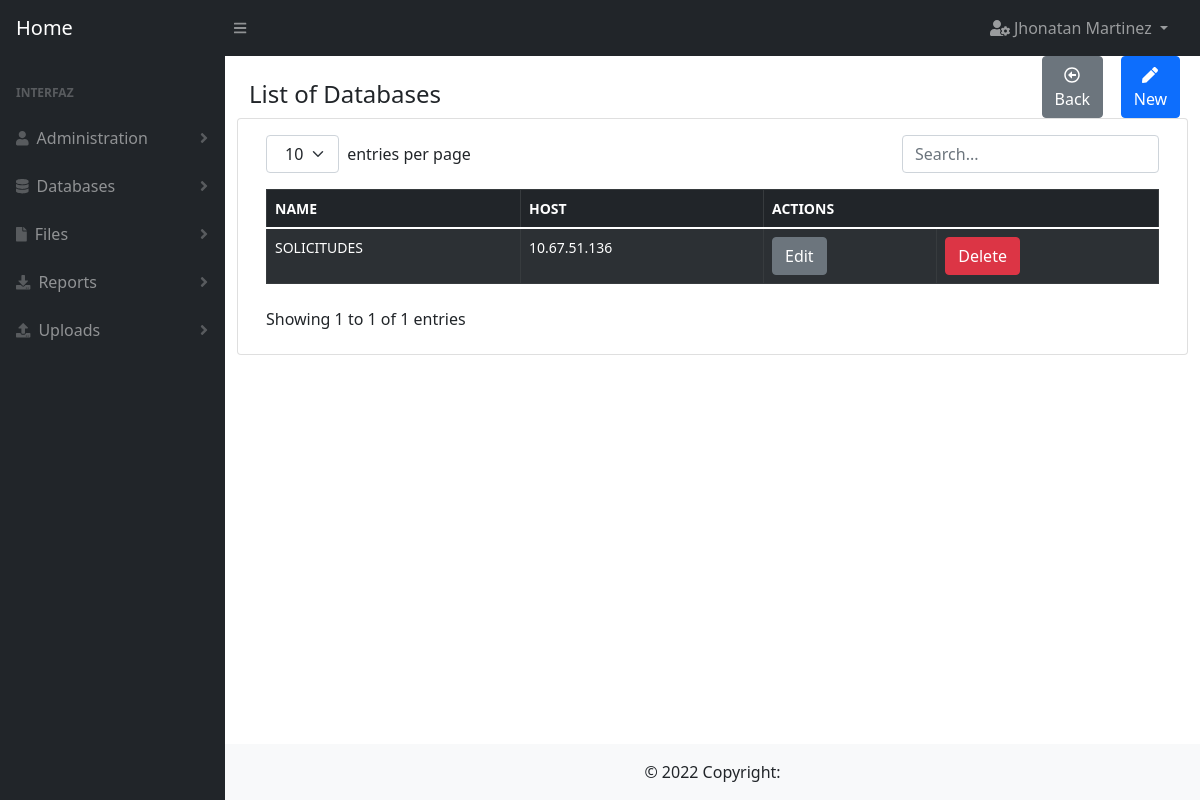
Screenshot of /database (signed in) with the database file from the repository.
### user/models.py (models this page shows)
class User(db.Model):
    __tablename__ = 'users'
    id = db.Column(db.Integer, primary_key=True)
    full_name = db.Column(db.String(100))
    email = db.Column(db.String(100), unique=True)
    password = db.Column(db.String(100))
    is_admin = db.Column(db.Boolean)
    role_id = db.Column(db.Integer, db.ForeignKey('roles.id'), nullable=True)
    created_at = db.Column(db.DateTime, default=datetime.datetime.now)

### database/models.py (models this page shows)
class Database(db.Model):
    __tablename__ = 'databases'
    id = db.Column(db.Integer, primary_key=True)
    name = db.Column(db.String(200), unique=True)
    host = db.Column(db.String(100))
    port = db.Column(db.String(10))
    sdi = db.Column(db.String(100))
    user = db.Column(db.String(100))
    password = db.Column(db.String(100))
    created_at = db.Column(db.DateTime, default=datetime.datetime.now)

### database/routes.py (the view)
@database.route(routes["index"])
@decorator(page=pages["index"])
def index():
    try:
        data = organize_data(data_model=models.Database.query.order_by(models.Database.id.desc()).all(),
                             show_columns=['id', 'name', 'host'])
        return render_template(templates["index"],
                               object_list=data)
    except Exception as exc:
        return show_error(pages["index"] + ': ' + str(exc))

### utils/auth.py (called while the page is built)
def has_permission(page):
    can_enter = False
    try:
        user = User.query.get(session['user_id'])
        if user.is_admin:
            can_enter = True
        else:
            page_id = Page.query.filter(Page.route == page).first().id
            permissions = Permission.query.filter_by(role_id=user.role_id, page_id=page_id).first()
            if permissions is not None:
                can_enter = True
    except Exception as exc:
        error_message = 'permission.queries.has_permission: ' + str(exc)
        print(error_message)
    finally:
        return can_enter

def decorator(page, url='index'):
    def _permissions(function):
        @wraps(function)
        def new_function(*args, **kwargs):
            if not has_permission(page=page):
                return show_message(id=1,
                                    url=url)
            return function(*args, **kwargs)
        return new_function
    return _permissions

### utils/main_functions.py (called while the page is built)
def organize_data(data_model, show_columns):
    object_list = []
    try:
        for row in data_model:
            dictionary = dict((column, getattr(row, column)) for column in row.__table__.columns.keys())
            delete_columns = []
            for key in dictionary.keys():
                if key not in show_columns:
                    delete_columns.append(key)
            for column in delete_columns:
                dictionary.pop(column)
            object_list.append(dictionary)
    except Exception as exc:
        error_message = __this + inspect.stack()[0][3] + ': ' + str(exc)
        print(error_message)
    finally:
        return object_list

### templates/database/index.html
{% extends 'base/index_forms.html' %}
{% block title%}
List of Databases
{% endblock%}
{% block button_new%}
    onclick="window.location.href='{{ url_for('database.create') }}'"
{% endblock%}
{% block table_header_actions %}
<th colspan="2">ACTIONS</th>
{% endblock %}
{% block table_rows %}
    {% for row in object_list %}
        <tr>
            {% for key, value in row.items() %}
                {% if key != 'id'%}
                    <td>
                        {{value}}
                    </td>
                {% endif %}
            {% endfor %}
            <td><a href="{{ url_for('database.edit', id=row.id) }}" type="button" class="btn btn-secondary">Edit</a></td>
            <td><a href="{{ url_for('database.delete', id=row.id) }}" type="button" class="btn btn-danger">Delete</a></td>
        </tr>
    {% endfor %}
{% endblock %}

### templates/base/base.html (shortened to what this page needs)
<!DOCTYPE html>
<html lang="es">
<head>
    <link rel='stylesheet' href= "{{url_for('static', filename='css/styles.css')}}"/>
    <link rel='stylesheet' href= "{{url_for('static', filename='css/bootstrap.min.css')}}">
</head>
<body >
    <nav class="sb-topnav navbar navbar-expand navbar-dark bg-dark">
        <a class="navbar-brand ps-3" href="{{ url_for('index') }}">Home</a>
        <button class="btn btn-link btn-sm order-1 order-lg-0 me-4 me-lg-0" id="sidebarToggle" href="#"><i class="fas fa-bars"></i></button>
        <ul class="navbar-nav ms-auto ms-md-0 me-3 me-lg-4">
            <li class="nav-item dropdown">
                <a class="nav-link dropdown-toggle" id="navbarDropdown" href="#" role="button" data-bs-toggle="dropdown" aria-expanded="false">
                    <i class="fas fa-user-cog"></i> {{session['user']}}
                </a>
            </li>
        </ul>
    </nav>
    <div id="layoutSidenav">
        <div id="layoutSidenav_nav">
            <nav class="sb-sidenav accordion sb-sidenav-dark" id="sidenavAccordion">
                <div class="sb-sidenav-menu">
                    <div class="nav">
                        <div class="sb-sidenav-menu-heading">Interfaz</div>
                         <a class="nav-link collapsed" href="#" data-bs-toggle="collapse" data-bs-target="#collapseUsers" aria-expanded="false" aria-controls="collapseLayouts">
                            <div class="sb-nav-link-icon"><i class="fa fa-user"></i></div>
                            Administration
                            <div class="sb-sidenav-collapse-arrow"><i class="fas fa-angle-down"></i></div>
                        </a>
                        <a class="nav-link collapsed" href="#" data-bs-toggle="collapse" data-bs-target="#collapseDataBases" aria-expanded="false" aria-controls="collapseLayouts">
                            <div class="sb-nav-link-icon"><i class="fa fa-database"></i></div>
                            Databases
                            <div class="sb-sidenav-collapse-arrow"><i class="fas fa-angle-down"></i></div>
                        </a>
                         <a class="nav-link collapsed" href="#" data-bs-toggle="collapse" data-bs-target="#collapseFiles" aria-expanded="false" aria-controls="collapseLayouts">
                            <div class="sb-nav-link-icon"><i class="fa fa-file"></i></div>
                            Files
                            <div class="sb-sidenav-collapse-arrow"><i class="fas fa-angle-down"></i></div>
                        </a>
                        <a class="nav-link collapsed" href="#" data-bs-toggle="collapse" data-bs-target="#collapseReports" aria-expanded="false" aria-controls="collapseLayouts">
                            <div class="sb-nav-link-icon"><i class="fas fa-download"></i></div>
                            Reports
                            <div class="sb-sidenav-collapse-arrow"><i class="fas fa-angle-down"></i></div>
                        </a>
                        <a class="nav-link collapsed" href="#" data-bs-toggle="collapse" data-bs-target="#collapseUploads" aria-expanded="false" aria-controls="collapseLayouts">
                            <div class="sb-nav-link-icon"><i class="fas fa-upload"></i></div>
                            Uploads
                            <div class="sb-sidenav-collapse-arrow"><i class="fas fa-angle-down"></i></div>
                        </a>
                    </div>
                </div>
            </nav>
        </div>
        <div id="layoutSidenav_content">
            <main>
                <div class="container-fluid px-4">
                    <div class="row">
                        <div class="col-10">
                            <h4 class="mt-4">
                                {% block title %}{% endblock %}
                            </h4>
                        </div>
                        <div class="col-1">
                        {% block button1 %}
                        {% endblock %}
                        </div>
                        <div class="col-1">
                        {% block button2 %}
                        {% endblock %}
                        </div>
                    </div>
                    <div class="row">
                        <div class="card mb-4">
                            <div class="card-body">
                            {% block content %}{% endblock %}
                            </div>
                        </div>
                    </div>
                </div>
            </main>
            <footer class="bg-light text-center text-lg-start">
                <div class="text-center p-3" style="background-color: rgba(0, 0, 0, 0);">
                  © 2022 Copyright:
                </div>
            </footer>
        </div>
    </div>
</body>
</html>

### rows the page displays
User: user "Jhonatan Martinez"
Database: name "SOLICITUDES", host "10.67.51.136"

### other values shown
{{ key.upper() }} "NAME" "HOST"
